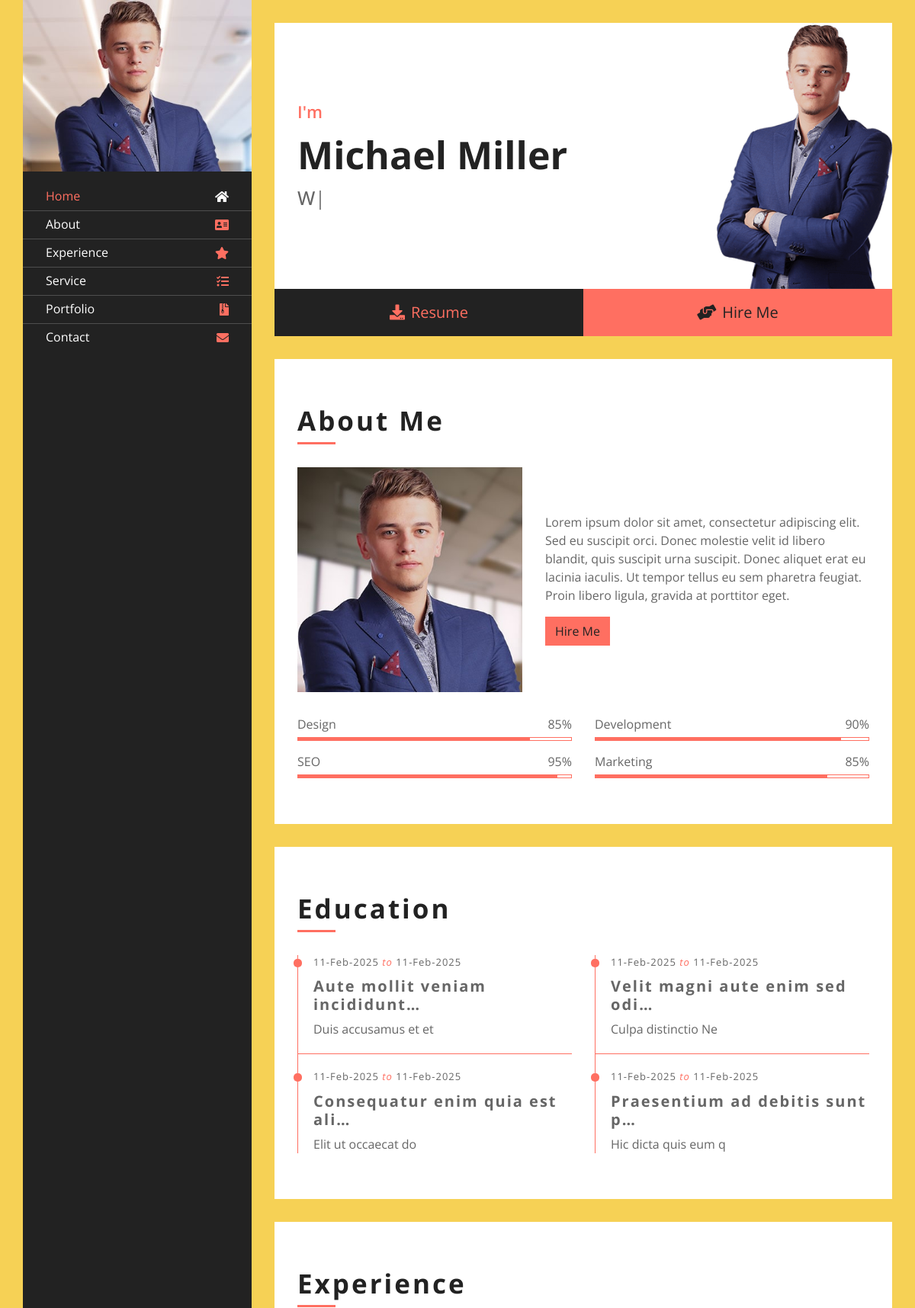
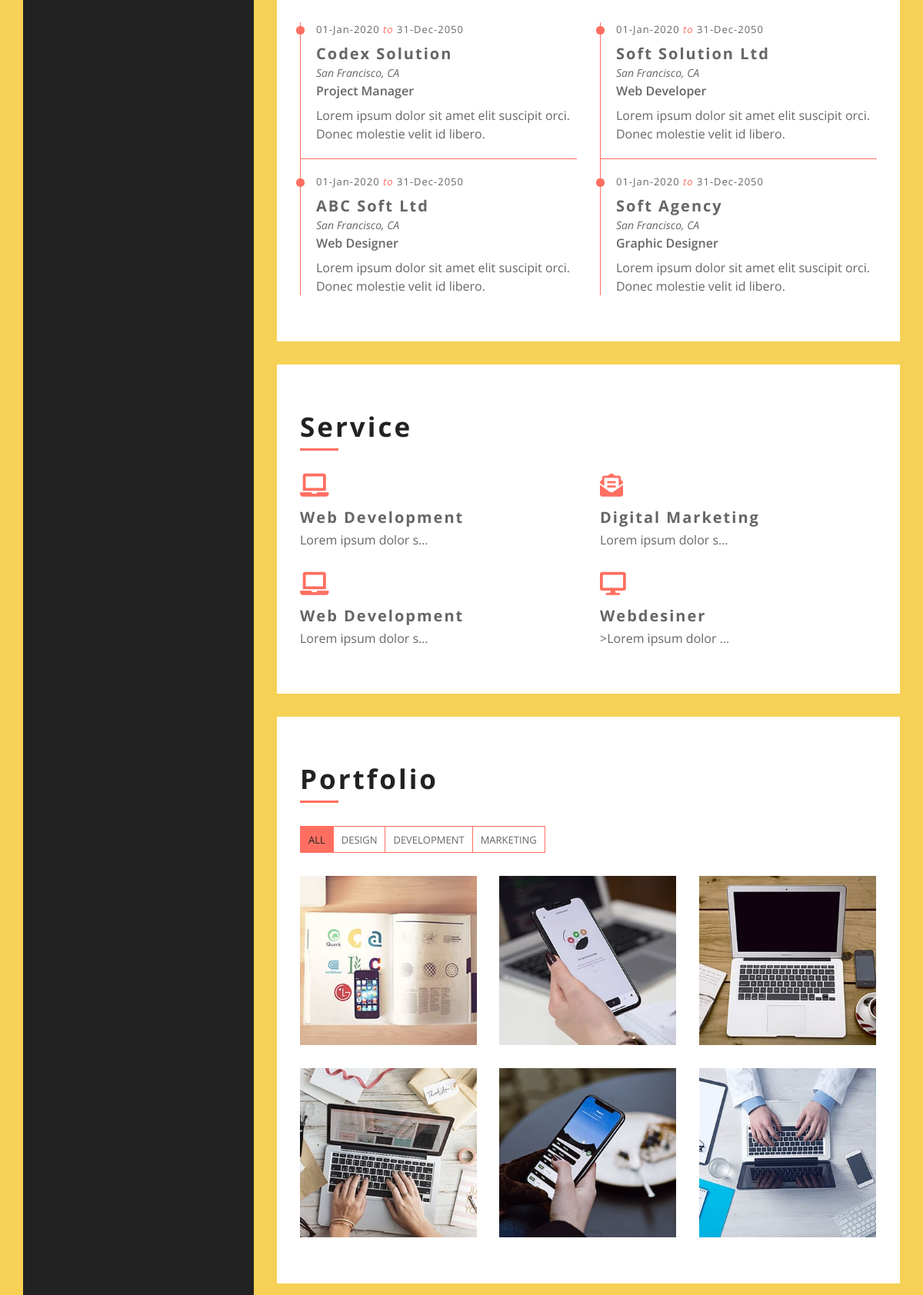
The app's page /mycv/ (upper part) with its own data (2 pictures, top to bottom).
### cv/models.py (models this page shows, shortened)
class Education(models.Model):
    startDate= models.DateField()
    endDate=models.DateField()
    educationLevels= models.CharField(max_length=200)
    description=models.TextField()
    created_at = models.DateTimeField(auto_now_add=True)
    updated_at= models.DateTimeField(auto_now=True)

class Service(models.Model):
    icon = models.CharField(max_length=100)  # FontAwesome class (e.g., "fa-desktop")
    title = models.CharField(max_length=200)
    description = models.TextField()
    fetured =models.BooleanField(default=False)
    created_at = models.DateTimeField(auto_now_add=True)
    updated_at= models.DateTimeField(auto_now=True)

### cv/views.py (the view)
# urls.py: path('mycv/', cv_view, name='cv'),
def cv_view(request):
    academics= Education.objects.all()
    aboutme= AboutMe.objects.all()
    service =Service.objects.filter(fetured=True).order_by('-created_at')[:4]
    context = {
        'educations': academics,
        'aboutme': aboutme,
        'service': service
    }
    return render(request, 'index.html', context)

### templates/index.html (shortened to what this page needs)
{% load static %}
<!DOCTYPE html>
<html lang="en">
    <head>
        <link href="https://stackpath.bootstrapcdn.com/bootstrap/4.4.1/css/bootstrap.min.css" rel="stylesheet">
        <link href="https://cdnjs.cloudflare.com/ajax/libs/font-awesome/5.10.0/css/all.min.css" rel="stylesheet">
        <link href="{% static 'lib/slick/slick.css' %}" rel="stylesheet">
        <link href="{% static 'lib/slick/slick-theme.css' %}" rel="stylesheet">
        <link href="{% static 'lib/lightbox/css/lightbox.min.css' %}" rel="stylesheet">
        <link href="{% static 'css/style.css' %}" rel="stylesheet">
    </head>
    <body data-spy="scroll" data-target=".navbar" data-offset="51">
        <div class="wrapper">
            <div class="sidebar">
                <div class="sidebar-header">
                    <img src="{% static 'img/profile.jpg' %}" alt="Image">
                </div>
                <div class="sidebar-content">
                    <nav class="navbar navbar-expand-md bg-dark navbar-dark">
                        <div class="collapse navbar-collapse" id="navbarCollapse">
                            <ul class="nav navbar-nav">
                                <li class="nav-item">
                                    <a class="nav-link" href="#header">Home<i class="fa fa-home"></i></a>
                                </li>
                                <li class="nav-item">
                                    <a class="nav-link" href="#about">About<i class="fa fa-address-card"></i></a>
                                </li>
                                <li class="nav-item">
                                    <a class="nav-link" href="#experience">Experience<i class="fa fa-star"></i></a>
                                </li>
                                <li class="nav-item">
                                    <a class="nav-link" href="#service">Service<i class="fa fa-tasks"></i></a>
                                </li>
                                <li class="nav-item">
                                    <a class="nav-link" href="#portfolio">Portfolio<i class="fa fa-file-archive"></i></a>
                                </li>
                                <li class="nav-item">
                                    <a class="nav-link" href="#contact">Contact<i class="fa fa-envelope"></i></a>
                                </li>
                            </ul>
                        </div>
                    </nav>
                </div>
            </div>
            <div class="content">
                <div class="header" id="header">
                    <div class="content-inner">
                        <p>I'm</p>
                        <h1>Michael Miller</h1>
                        <h2></h2>
                    </div>
                </div>
                <div class="large-btn">
                    <div class="content-inner">
                        <a class="btn" href="#"><i class="fa fa-download"></i>Resume</a>
                        <a class="btn" href="#"><i class="fa fa-hands-helping"></i>Hire Me</a>
                    </div>
                </div>
                <div class="about" id="about">
                    <div class="content-inner">
                        <div class="content-header">
                            <h2>About Me</h2>
                        </div>
                        <div class="row align-items-center">
                            <div class="col-md-6 col-lg-5">
                                <img src="{% static 'img/about.jpg' %}" alt="Image">
                            </div>
                            <div class="col-md-6 col-lg-7">
                                <p>
                                    Lorem ipsum dolor sit amet, consectetur adipiscing elit. Sed eu suscipit orci. Donec molestie velit id libero blandit, quis suscipit urna suscipit. Donec aliquet erat eu lacinia iaculis. Ut tempor tellus eu sem pharetra feugiat. Proin libero ligula, gravida at porttitor eget.
                                </p>
                                <a class="btn" href="#">Hire Me</a>
                            </div>
                        </div>
                        <div class="row">
                            <div class="col-md-6">
                                <div class="skills">
                                    <div class="skill-name">
                                        <p>Design</p><p>85%</p>
                                    </div>
                                    <div class="progress">
                                        <div class="progress-bar" role="progressbar" aria-valuenow="85" aria-valuemin="0" aria-valuemax="100"></div>
                                    </div>
                                    <div class="skill-name">
                                        <p>SEO</p><p>95%</p>
                                    </div>
                                    <div class="progress">
                                        <div class="progress-bar" role="progressbar" aria-valuenow="95" aria-valuemin="0" aria-valuemax="100"></div>
                                    </div>
                                </div>
                            </div>
                            <div class="col-md-6">
                                <div class="skills">
                                    <div class="skill-name">
                                        <p>Development</p><p>90%</p>
                                    </div>
                                    <div class="progress">
                                        <div class="progress-bar" role="progressbar" aria-valuenow="90" aria-valuemin="0" aria-valuemax="100"></div>
                                    </div>
                                    <div class="skill-name">
                                        <p>Marketing</p><p>85%</p>
                                    </div>
                                    <div class="progress">
                                        <div class="progress-bar" role="progressbar" aria-valuenow="85" aria-valuemin="0" aria-valuemax="100"></div>
                                    </div>
                                </div>
                            </div>
                        </div>
                    </div>
                </div>
                <div class="education" id="education">
                    <div class="content-inner">
                        <div class="content-header">
                            <h2>Education</h2>
                        </div>
                        <div class="row align-items-center">
                            {% for education in educations %}
                            <div class="col-md-6">
                                <div class="edu-col">
                                    <span>{{ education.startDate|date:"d-M-Y" }} <i>to</i> {{ education.endDate|date:"d-M-Y" }}</span>
                                    <h3>{{education.educationLevels|truncatechars:30}}</h3>
                                    <p>{{education.description|truncatechars:20}}</p>
                                </div>
                            </div>
                            {% endfor %}
                        </div>
                    </div>
                </div>
                <div class="experience" id="experience">
                    <div class="content-inner">
                        <div class="content-header">
                            <h2>Experience</h2>
                        </div>
                        <div class="row align-items-center">
                            <div class="col-md-6">
                                <div class="exp-col">
                                    <span>01-Jan-2020 <i>to</i> 31-Dec-2050</span>
                                    <h3>Codex Solution</h3>
                                    <h4>San Francisco, CA</h4>
                                    <h5>Project Manager</h5>
                                    <p>Lorem ipsum dolor sit amet elit suscipit orci. Donec molestie velit id libero.</p>
                                </div>
                            </div>
                            <div class="col-md-6">
                                <div class="exp-col">
                                    <span>01-Jan-2020 <i>to</i> 31-Dec-2050</span>
                                    <h3>Soft Solution Ltd</h3>
                                    <h4>San Francisco, CA</h4>
                                    <h5>Web Developer</h5>
                                    <p>Lorem ipsum dolor sit amet elit suscipit orci. Donec molestie velit id libero.</p>
                                </div>
                            </div>
                            <div class="col-md-6">
                                <div class="exp-col">
                                    <span>01-Jan-2020 <i>to</i> 31-Dec-2050</span>
                                    <h3>ABC Soft Ltd</h3>
                                    <h4>San Francisco, CA</h4>
                                    <h5>Web Designer</h5>
                                    <p>Lorem ipsum dolor sit amet elit suscipit orci. Donec molestie velit id libero.</p>
                                </div>
                            </div>
                            <div class="col-md-6">
                                <div class="exp-col">
                                    <span>01-Jan-2020 <i>to</i> 31-Dec-2050</span>
                                    <h3>Soft Agency</h3>
                                    <h4>San Francisco, CA</h4>
                                    <h5>Graphic Designer</h5>
                                    <p>Lorem ipsum dolor sit amet elit suscipit orci. Donec molestie velit id libero.</p>
                                </div>
                            </div>
                        </div>
                    </div>
                </div>
                <div class="service" id="service">
                    <div class="content-inner">
                        <div class="content-header">
                            <h2>Service</h2>
                        </div>
                        <div class="row align-items-center">
                            {% for svr in service %}
                            <div class="col-md-6">
                                <div class="srv-col">
                                    <i class="fa {{svr.icon }}"></i>
                                    <h3>{{svr.title}}</h3>
                                    <p>{{svr.description|truncatechars:20}}</p>
                                </div>
                            </div>
                            {% endfor %}
                        </div>
                    </div>
                </div>
                <div class="portfolio" id="portfolio">
                    <div class="content-inner">
                        <div class="content-header">
                            <h2>Portfolio</h2>
                        </div>
                        <div class="row">
                            <div class="col-lg-12">
                                <ul id="portfolio-flters">
                                    <li data-filter="*" class="filter-active">All</li>
                                    <li data-filter=".web-des">Design</li>
                                    <li data-filter=".web-dev">Development</li>
                                    <li data-filter=".dig-mar">Marketing</li>
                                </ul>
                            </div>
                        </div>
                        <div class="row portfolio-container">
                            <div class="col-lg-4 col-md-6 portfolio-item web-des">
                                <div class="portfolio-wrap">
                                    <figure>
                                        <img src="{% static 'img/portfolio-1.jpg' %}"  class="img-fluid" alt="">
                                    </figure>
                                </div>
                            </div>
                            <div class="col-lg-4 col-md-6 portfolio-item web-des">
                                <div class="portfolio-wrap">
                                    <figure>
                                        <img src="{% static 'img/portfolio-2.jpg' %}" class="img-fluid" alt="">
                                    </figure>
                                </div>
                            </div>
                            <div class="col-lg-4 col-md-6 portfolio-item web-dev">
                                <div class="portfolio-wrap">
                                    <figure>
                                        <img src="{% static 'img/portfolio-3.jpg' %}" class="img-fluid" alt="">
                                    </figure>
                                </div>
                            </div>
                            <div class="col-lg-4 col-md-6 portfolio-item web-dev">
                                <div class="portfolio-wrap">
                                    <figure>
                                        <img src="{% static 'img/portfolio-4.jpg' %}" class="img-fluid" alt="">
                                    </figure>
                                </div>
                            </div>
                            <div class="col-lg-4 col-md-6 portfolio-item dig-mar">
                                <div class="portfolio-wrap">
                                    <figure>
                                        <img src="{% static 'img/portfolio-5.jpg' %}" class="img-fluid" alt="">
                                    </figure>
                                </div>
                            </div>
                            <div class="col-lg-4 col-md-6 portfolio-item dig-mar">
                                <div class="portfolio-wrap">
                                    <figure>
                                        <img src="{% static 'img/portfolio-6.jpg' %}" class="img-fluid" alt="">
                                    </figure>
                                </div>
                            </div>
                        </div>
                    </div>
                </div>
            </div>
        </div>
    </body>
</html>

### records on screen
Education: startDate "11-Feb-2025", endDate "11-Feb-2025", educationLevels "Aute mollit veniam incididunt…", description "Duis accusamus et et"
Education: startDate "11-Feb-2025", endDate "11-Feb-2025", educationLevels "Velit magni aute enim sed odi…", description "Culpa distinctio Ne"
Education: startDate "11-Feb-2025", endDate "11-Feb-2025", educationLevels "Consequatur enim quia est ali…", description "Elit ut occaecat do"
Education: startDate "11-Feb-2025", endDate "11-Feb-2025", educationLevels "Praesentium ad debitis sunt p…", description "Hic dicta quis eum q"
Service: title "Web Development", description "Lorem ipsum dolor s…"
Service: title "Digital Marketing", description "Lorem ipsum dolor s…"
Service: title "Web Development", description "Lorem ipsum dolor s…"
Service: title "Webdesiner", description ">Lorem ipsum dolor …"
